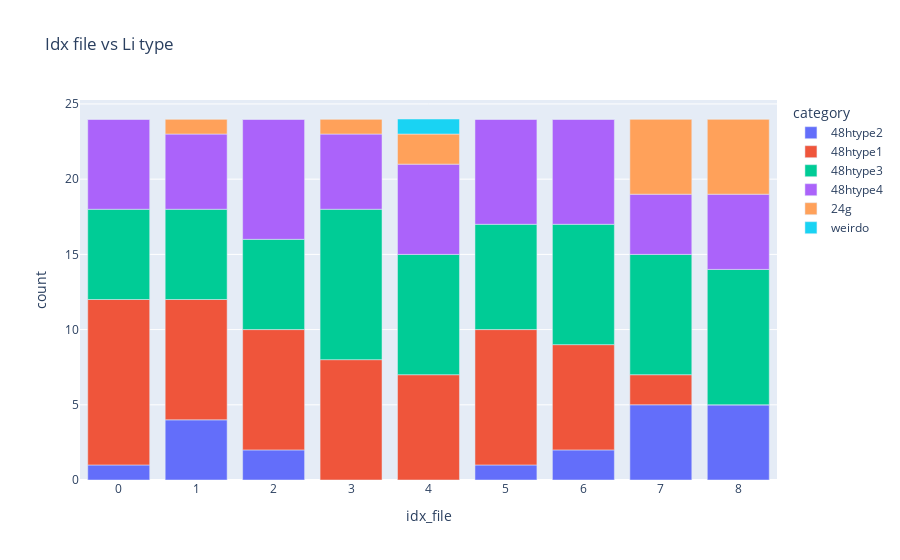

The notebook cell this image was saved under:
### Code cell
Mapping.Labelling.get_amount_type(file_loc_important_cols, litype, el = "Li")
df_amount_type = Plot.Mapping.Labelling.plot_amount_type(file_loc_important_cols, litype, el, style, category_labels)

### Figure 1 — Plotly figure (JSON) as saved in the notebook; plotly's stock layout.template omitted (floating-point values rounded to 4 significant figures)
{"data": [{"alignmentgroup": "True", "hovertemplate": "category=48htype2<br>idx_file=%{x}<br>count=%{y}<extra></extra>", "legendgroup": "48htype2", "marker": {"color": "#636efa", "pattern": {"shape": ""}}, "name": "48htype2", "offsetgroup": "48htype2", "orientation": "v", "showlegend": true, "textposition": "auto", "type": "bar", "x": [0, 1, 2, 3, 4, 5, 6, 7, 8], "xaxis": "x", "y": [1, 4, 2, 0, 0, 1, 2, 5, 5], "yaxis": "y"}, {"alignmentgroup": "True", "hovertemplate": "category=48htype1<br>idx_file=%{x}<br>count=%{y}<extra></extra>", "legendgroup": "48htype1", "marker": {"color": "#EF553B", "pattern": {"shape": ""}}, "name": "48htype1", "offsetgroup": "48htype1", "orientation": "v", "showlegend": true, "textposition": "auto", "type": "bar", "x": [0, 1, 2, 3, 4, 5, 6, 7, 8], "xaxis": "x", "y": [11, 8, 8, 8, 7, 9, 7, 2, 0], "yaxis": "y"}, {"alignmentgroup": "True", "hovertemplate": "category=48htype3<br>idx_file=%{x}<br>count=%{y}<extra></extra>", "legendgroup": "48htype3", "marker": {"color": "#00cc96", "pattern": {"shape": ""}}, "name": "48htype3", "offsetgroup": "48htype3", "orientation": "v", "showlegend": true, "textposition": "auto", "type": "bar", "x": [0, 1, 2, 3, 4, 5, 6, 7, 8], "xaxis": "x", "y": [6, 6, 6, 10, 8, 7, 8, 8, 9], "yaxis": "y"}, {"alignmentgroup": "True", "hovertemplate": "category=48htype4<br>idx_file=%{x}<br>count=%{y}<extra></extra>", "legendgroup": "48htype4", "marker": {"color": "#ab63fa", "pattern": {"shape": ""}}, "name": "48htype4", "offsetgroup": "48htype4", "orientation": "v", "showlegend": true, "textposition": "auto", "type": "bar", "x": [0, 1, 2, 3, 4, 5, 6, 7, 8], "xaxis": "x", "y": [6, 5, 8, 5, 6, 7, 7, 4, 5], "yaxis": "y"}, {"alignmentgroup": "True", "hovertemplate": "category=24g<br>idx_file=%{x}<br>count=%{y}<extra></extra>", "legendgroup": "24g", "marker": {"color": "#FFA15A", "pattern": {"shape": ""}}, "name": "24g", "offsetgroup": "24g", "orientation": "v", "showlegend": true, "textposition": "auto", "type": "bar", "x": [0, 1, 2, 3, 4, 5, 6, 7, 8], "xaxis": "x", "y": [0, 1, 0, 1, 2, 0, 0, 5, 5], "yaxis": "y"}, {"alignmentgroup": "True", "hovertemplate": "category=weirdo<br>idx_file=%{x}<br>count=%{y}<extra></extra>", "legendgroup": "weirdo", "marker": {"color": "#19d3f3", "pattern": {"shape": ""}}, "name": "weirdo", "offsetgroup": "weirdo", "orientation": "v", "showlegend": true, "textposition": "auto", "type": "bar", "x": [0, 1, 2, 3, 4, 5, 6, 7, 8], "xaxis": "x", "y": [0, 0, 0, 0, 1, 0, 0, 0, 0], "yaxis": "y"}], "layout": {"barmode": "relative", "legend": {"title": {"text": "category"}, "tracegroupgap": 0}, "title": {"text": "Idx file vs Li type"}, "xaxis": {"anchor": "y", "domain": [0, 1], "title": {"text": "idx_file"}}, "yaxis": {"anchor": "x", "domain": [0, 1], "title": {"text": "count"}}}}
